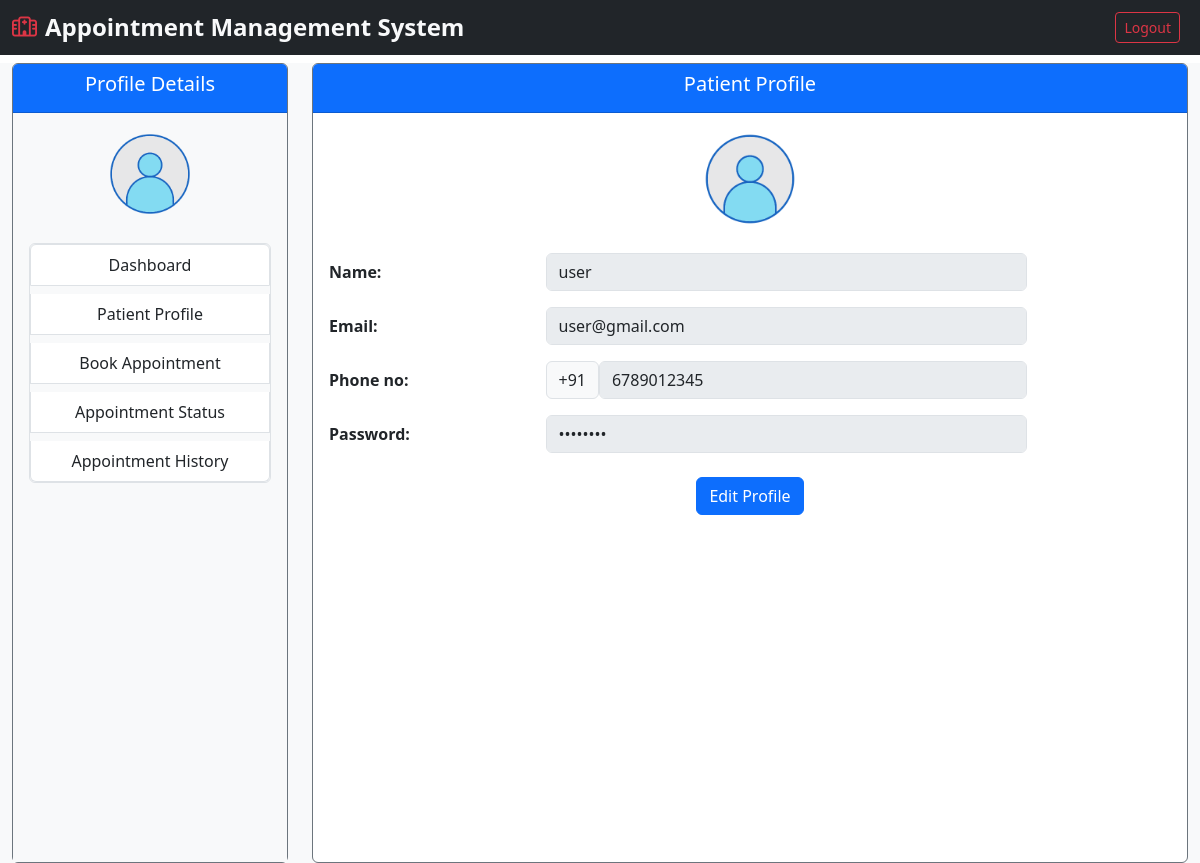
/patient/index.php?page=p_profile.php (signed in), run on the app's committed database.
### tables this page shows
CREATE TABLE `patient` (
  `p_id` int(200) NOT NULL,
  `name` varchar(100) NOT NULL,
  `gander` enum('Male','Female','Other') NOT NULL DEFAULT 'Male',
  `contact` varchar(15) NOT NULL,
  `email` varchar(100) NOT NULL,
  `password` varchar(100) NOT NULL,
  `update_at` date NOT NULL DEFAULT current_timestamp()
);

### patient/p_profile.php (the view, shortened to what this page needs)
<?php
$p_id = $_SESSION['p_id'];
$query = "SELECT * FROM patient where p_id =?";
$stmt=$conn->prepare($query);
$stmt->bind_param("i",$p_id);
$stmt->execute();
$result = $stmt->get_result();
if ($result->num_rows > 0) {
    $patient = $result->fetch_assoc();
} else {
    die("<div class='alert alert-danger'>Patient Details not found in the database.</div>");
}
?>
<div class="card-header bg-primary text-white text-center">
    <h5>Patient Profile</h5>
</div>
<div class="card-body fw-bold">
    <?php if (!isset($show_edit_form) || !$show_edit_form): ?>
        <form method="post">
            <div class="text-center mb-4">
                <img src="../img/profile.png" alt="Patient Profile" class="img-fluid rounded-circle" style="height: 100px; width: 100px;">
            </div>
            <div class="mb-3 row">
                <label for="name" class="col-sm-3 col-form-label text-dark">Name:</label>
                <div class="col-sm-7">
                    <input type="text" class="form-control" id="name" value="<?php echo htmlspecialchars($patient['name']); ?>" disabled>
                </div>
            </div>
            <div class="mb-3 row">
                <label for="email" class="col-sm-3 col-form-label text-dark">Email:</label>
                <div class="col-sm-7">
                    <input type="email" class="form-control" id="email" value="<?php echo htmlspecialchars($patient['email']); ?>" disabled>
                </div>
            </div>
            <div class="mb-3 row">
                <label for="contact" class="col-sm-3 col-form-label text-dark">Phone no:</label>
                <div class="col-sm-7 d-flex">
                    <span class="input-group-text">+91</span>
                    <input type="tel" class="form-control" id="contact" value="<?php echo htmlspecialchars($patient['contact']); ?>" disabled>
                </div>
            </div>
            <div class="mb-3 row">
                <label for="password" class="col-sm-3 col-form-label text-dark">Password:</label>
                <div class="col-sm-7">
                    <input type="password" class="form-control" id="password" value="********" disabled>
                </div>
            </div>
            <div class="text-center mt-4">
                <button type="submit" class="btn btn-primary" name="edit">Edit Profile</button>
            </div>
        </form>
    <?php endif; ?>
</div>

### data on the page
patient: name "user", email "user@gmail.com", contact "6789012345"
